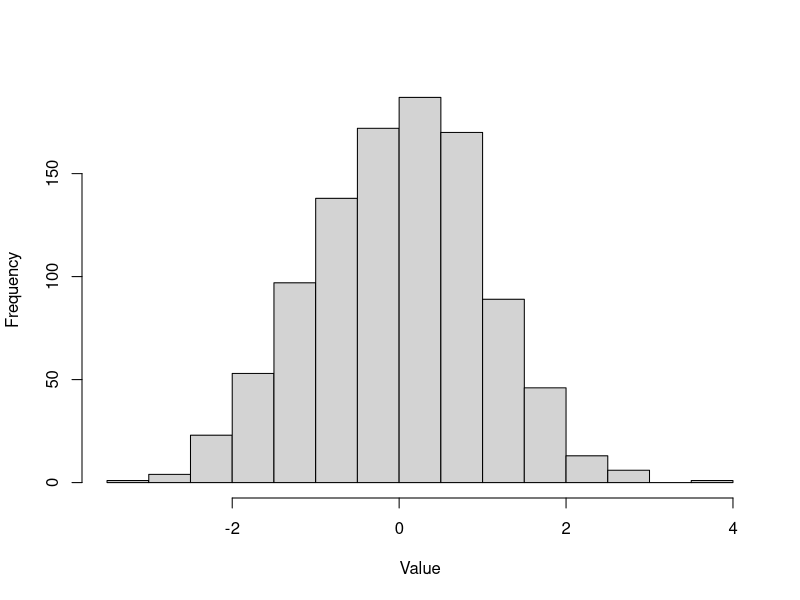

Reproduce this figure in R.
### Business Statistics for Contemporary Decision Making (Black)
### Chapter 7, Sampling and Sampling Distributions

library(dplyr)

# Chapter 7 is largely conceptual, describing sampling methods, distributions
# and the Central Limit Theorem. As such, there is little for us to 'do' in
# R. However, there are sampling functions we should give some coverage to.

# Base R defines two (2) related functions:  sample() and sample.int().
# Each function, when run, looks to a 'hidden' object, .Random.seed.
# .Random.seed is a 626 element integer vector; the state of R's random number
# generator at the time. Calling a function that looks to this vector results
# in changes to it.

# sample() is used to take a sample of size 'size' from the elements of 'x' with
# or without replacement. The default weighting of the elements is uniformity;
# each element is equally likely to be sampled. However, if necessary, we can
# pass a vector of probability weights to the argument 'prob.'

# We will create a vector of 1000 values generated from a standard normal
# distribution. Then, we will take a sample of size ten (10) from that vector.

our_vector <- rnorm(n = 1000, mean = 0, sd = 1)
hist(our_vector, xlab = "Value", main = "")

(our_sample <- sample(x = our_vector, size = 10, replace = FALSE))

# We can use set.seed() when  we need to get repeatable behavior from a random
# or pseudo-random function.

set.seed(999)
(our_sample <- sample(x = our_vector, size = 10, replace = FALSE))

set.seed(999)
(our_sample <- sample(x = our_vector, size = 10, replace = FALSE))

set.seed(999)
(our_sample <- sample(x = our_vector, size = 10, replace = FALSE))

# The value used is effectively arbitrary.

# Now, often we'll use sample() to sample rows from a data frame or matrix. But,
# the sample() function, as we said, samples from the 'elements of 'x' ' and in
# R, the elements of a data frame are the columns. So,

data(iris)

set.seed(8888)
(iris_sample <- sample(x = 1:nrow(iris), size = 10, replace = FALSE))

# Then, use this numeric vector to get our sample rows:
iris[iris_sample, ]

# There is also a sample.int() 'version' of the function that can save some
# keystrokes in some cases. Rather than specifying an 'x' to sample from,
# sample.int() has us specify an 'n' to represent 'the number of items to
# choose from.' For example:

set.seed(8888)
iris_sample_2 <- sample.int(n = nrow(iris), size = 10, replace = FALSE)

iris[iris_sample_2, ]

# Lastly, the 'tidyverse' package defines a function sample_n() that will
# directly sample rows from a data frame (or 'tibble' in the tidyverse).

set.seed(8888)
sample_n(tbl = iris, size = 10, replace = FALSE)


# We can 
set.seed(777)

iris %>%
  group_by(., Species) %>%
  sample_n(., size = 10, replace = FALSE)

# versus

set.seed(777)

split_iris <- split(x = iris, f = iris$Species)
iris_samples <- lapply(X = split_iris, function(x) x[sample(x = 1:nrow(x),
                                                            size = 10,
                                                            replace = FALSE), ])
do.call(rbind, iris_samples)
